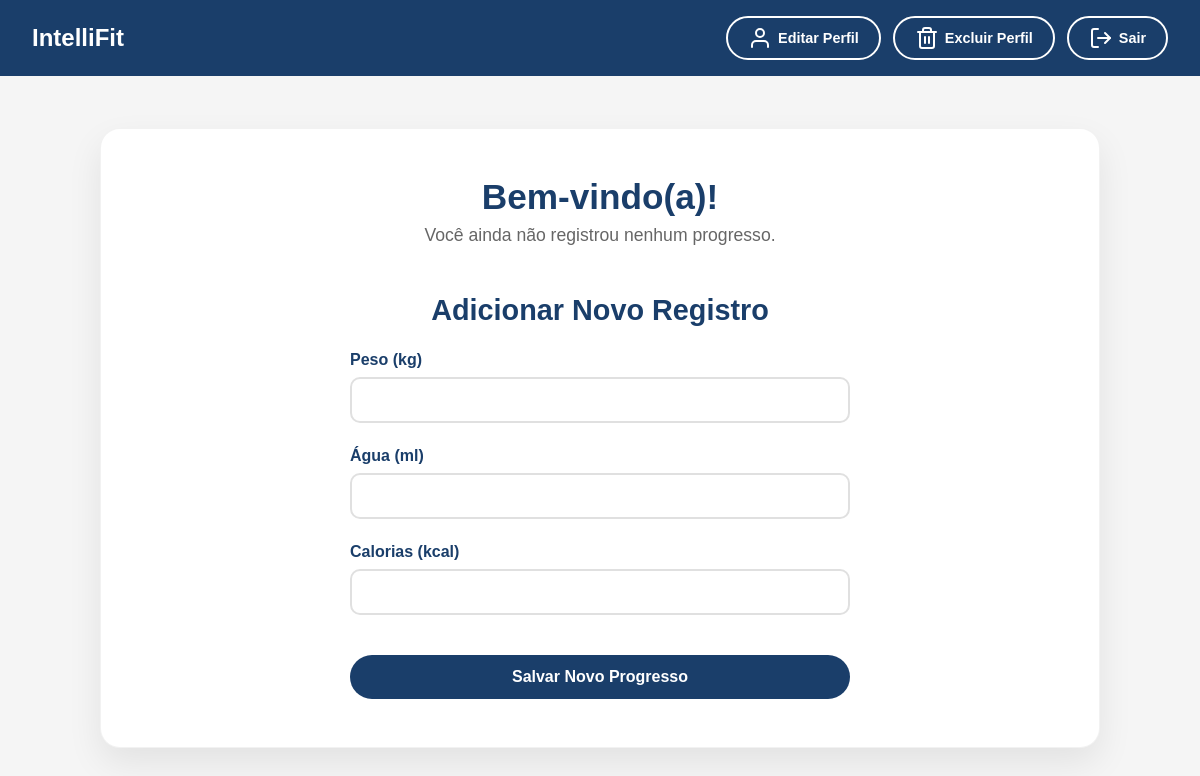
The page /progress/ (signed in) on the database as committed earlier.
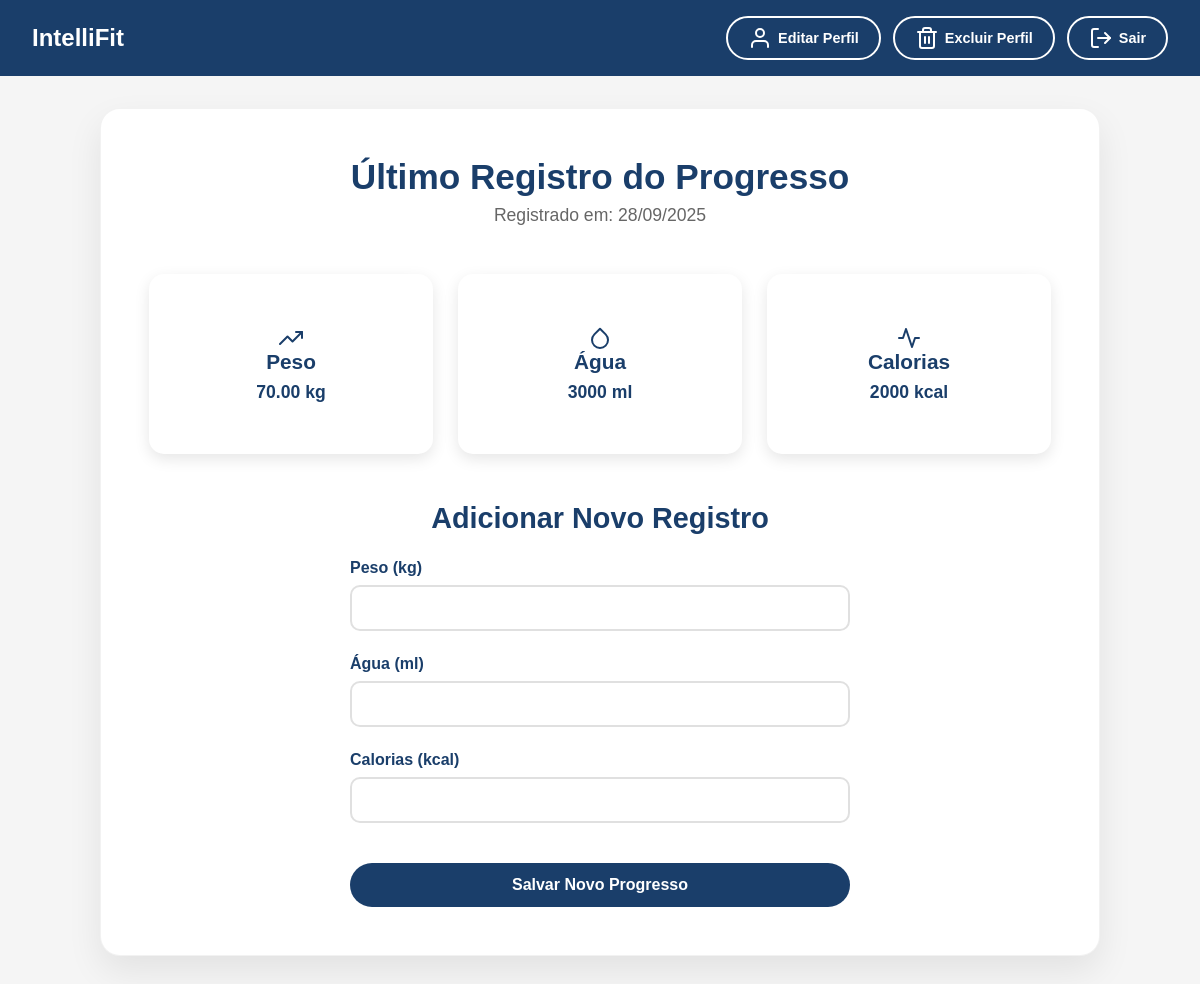
The same page on the database as committed later.
### progress/models.py (models this page shows, shortened)
class ProgressEntry(models.Model):
    user = models.ForeignKey(User, on_delete=models.CASCADE)
    date = models.DateField(auto_now_add=True)
    weight = models.DecimalField(max_digits=5, decimal_places=2, verbose_name="Peso (kg)")
    water_ml = models.IntegerField(verbose_name="Água (ml)")
    calories = models.IntegerField(verbose_name="Calorias (kcal)")

### progress/views.py (the view)
# urls.py: path('', views.progress_page, name='progress_page'),
@login_required
def progress_page(request):
    latest_entry = ProgressEntry.objects.filter(user=request.user).order_by('-date', '-id').first()
    if request.method == 'POST':
        form = ProgressEntryForm(request.POST)
        if form.is_valid():
            progress_entry = form.save(commit=False)
            progress_entry.user = request.user
            progress_entry.save()
            messages.success(request, 'Novo progresso salvo com sucesso!')
            return redirect('progress:progress_page')
    else:
        form = ProgressEntryForm()
    context = {
        'form': form,
        'latest_entry': latest_entry,
    }
    return render(request, 'progress/progress.html', context)

### progress/forms.py
class ProgressEntryForm(forms.ModelForm):
    class Meta:
        model = ProgressEntry
        fields = ['weight', 'water_ml', 'calories']
    def __init__(self, *args, **kwargs):
        super().__init__(*args, **kwargs)
        if 'date' in self.fields:
            self.fields['date'].required = False

### progress/templates/progress/progress.html (shortened to what this page needs)
{% load static %}
<!DOCTYPE html>
<html lang="pt-br">
<head>
  <link rel="stylesheet" href="{% static 'global/css/global.css' %}">
  <link rel="stylesheet" href="{% static 'progress/css/progress.css' %}">
</head>
<body>
  <header class="header">
    <a href="{% url 'dashboard' %}" class="logo-container">
      <h1 class="site-name">IntelliFit</h1>
    </a>
    <nav class="header-actions">
      <a href="{% url 'edit_account' %}" class="nav-btn"><i data-feather="user"></i> Editar Perfil</a>
      <a href="{% url 'delete_account' %}" class="nav-btn delete-btn"><i data-feather="trash-2"></i> Excluir Perfil</a>
      <form action="{% url 'logout' %}" method="post" class="logout-form">
        <button type="submit" class="nav-btn logout-btn"><i data-feather="log-out"></i> Sair</button>
      </form>
    </nav>
  </header>
  <main class="main-content">
    <div class="dashboard-container">
      {% if latest_entry %}
        <div class="welcome-section">
          <h2 class="welcome">Último Registro do Progresso</h2>
          <p class="welcome-subtitle">Registrado em: {{ latest_entry.date|date:"d/m/Y" }}</p>
        </div>
        <section class="cards">
          <div class="card">
            <i data-feather="trending-up"></i>
            <h3>Peso</h3>
            <p class="data">{{ latest_entry.weight|floatformat:2 }} kg</p>
          </div>
          <div class="card">
            <i data-feather="droplet"></i>
            <h3>Água</h3>
            <p class="data">{{ latest_entry.water_ml }} ml</p>
          </div>
          <div class="card">
            <i data-feather="activity"></i>
            <h3>Calorias</h3>
            <p class="data">{{ latest_entry.calories }} kcal</p>
          </div>
        </section>
      {% else %}
        <div class="welcome-section">
          <h2 class="welcome">Bem-vindo(a)!</h2>
          <p class="welcome-subtitle">Você ainda não registrou nenhum progresso.</p>
        </div>
      {% endif %}
      <section class="form-section">
        <h2 class="section-title">Adicionar Novo Registro</h2>
        <form method="POST" action="{% url 'progress:progress_page' %}" class="progress-form">
          <div class="form-group">
            <label for="{{ form.weight.id_for_label }}">Peso (kg)</label>
            {{ form.weight }}
          </div>
          <div class="form-group">
            <label for="{{ form.water_ml.id_for_label }}">Água (ml)</label>
            {{ form.water_ml }}
          </div>
          <div class="form-group">
            <label for="{{ form.calories.id_for_label }}">Calorias (kcal)</label>
            {{ form.calories }}
          </div>
          <button type="submit" class="btn-submit">Salvar Novo Progresso</button>
        </form>
      </section>
    </div>
  </main>
</body>
</html>

Rows that differ between the two databases and show on the page:
added ProgressEntry: date "28/09/2025", weight "70.00", water_ml "3000", calories "2000"
Other text that changed with them:
text no longer shown: "Bem-vindo(a)! Você ainda não registrou nenhum progresso."
text now shown: "Último Registro do Progresso Registrado em: Peso kg Água ml Calorias kcal"
